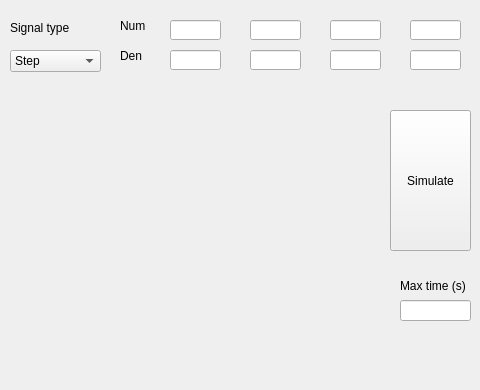
   <widget class="QWidget" name="tab_4">
    <attribute name="title">
     <string>Simulation</string>
    </attribute>
    <widget class="QLabel" name="sim_den_label">
     <property name="geometry">
      <rect>
       <x>120</x>
       <y>40</y>
       <width>51</width>
       <height>31</height>
      </rect>
     </property>
     <property name="text">
      <string>Den</string>
     </property>
    </widget>
    <widget class="QLabel" name="sim_num_label">
     <property name="geometry">
      <rect>
       <x>120</x>
       <y>10</y>
       <width>51</width>
       <height>31</height>
      </rect>
     </property>
     <property name="text">
      <string>Num</string>
     </property>
    </widget>
    <widget class="QLineEdit" name="sim_num1">
     <property name="geometry">
      <rect>
       <x>330</x>
       <y>20</y>
       <width>51</width>
       <height>20</height>
      </rect>
     </property>
    </widget>
    <widget class="QLineEdit" name="sim_den3">
     <property name="geometry">
      <rect>
       <x>170</x>
       <y>50</y>
       <width>51</width>
       <height>20</height>
      </rect>
     </property>
    </widget>
    <widget class="QLineEdit" name="sim_num2">
     <property name="geometry">
      <rect>
       <x>250</x>
       <y>20</y>
       <width>51</width>
       <height>20</height>
      </rect>
     </property>
    </widget>
    <widget class="QLineEdit" name="sim_den0">
     <property name="geometry">
      <rect>
       <x>410</x>
       <y>50</y>
       <width>51</width>
       <height>20</height>
      </rect>
     </property>
    </widget>
    <widget class="QLineEdit" name="sim_num3">
     <property name="geometry">
      <rect>
       <x>170</x>
       <y>20</y>
       <width>51</width>
       <height>20</height>
      </rect>
     </property>
    </widget>
    <widget class="QLineEdit" name="sim_num0">
     <property name="geometry">
      <rect>
       <x>410</x>
       <y>20</y>
       <width>51</width>
       <height>20</height>
      </rect>
     </property>
    </widget>
    <widget class="QLineEdit" name="sim_den1">
     <property name="geometry">
      <rect>
       <x>330</x>
       <y>50</y>
       <width>51</width>
       <height>20</height>
      </rect>
     </property>
    </widget>
    <widget class="QLineEdit" name="sim_den2">
     <property name="geometry">
      <rect>
       <x>250</x>
       <y>50</y>
       <width>51</width>
       <height>20</height>
      </rect>
     </property>
    </widget>
    <widget class="QLabel" name="sim_tiposenal_label">
     <property name="geometry">
      <rect>
       <x>10</x>
       <y>20</y>
       <width>111</width>
       <height>16</height>
      </rect>
     </property>
     <property name="text">
      <string>Signal type</string>
     </property>
    </widget>
    <widget class="QComboBox" name="sim_tiposenal">
     <property name="geometry">
      <rect>
       <x>10</x>
       <y>50</y>
       <width>91</width>
       <height>22</height>
      </rect>
     </property>
     <item>
      <property name="text">
       <string>Step</string>
      </property>
     </item>
     <item>
      <property name="text">
       <string>Ramp</string>
      </property>
     </item>
     <item>
      <property name="text">
       <string>Impulse</string>
      </property>
     </item>
    </widget>
    <widget class="QWidget" name="forced_response_2" native="true">
     <property name="geometry">
      <rect>
       <x>10</x>
       <y>80</y>
       <width>361</width>
       <height>301</height>
      </rect>
     </property>
     <widget class="QWidget" name="verticalLayoutWidget_4">
      <property name="geometry">
       <rect>
        <x>0</x>
        <y>0</y>
        <width>361</width>
        <height>291</height>
       </rect>
      </property>
      <layout class="QVBoxLayout" name="Layoutsim_response">
       <item>
        <widget class="QWidget" name="sim_response" native="true"/>
       </item>
      </layout>
     </widget>
    </widget>
    <widget class="QPushButton" name="simulation">
     <property name="geometry">
      <rect>
       <x>390</x>
       <y>110</y>
       <width>81</width>
       <height>141</height>
      </rect>
     </property>
     <property name="text">
      <string>Simulate</string>
     </property>
    </widget>
    <widget class="QLineEdit" name="x_scale">
     <property name="geometry">
      <rect>
       <x>400</x>
       <y>300</y>
       <width>71</width>
       <height>21</height>
      </rect>
     </property>
    </widget>
    <widget class="QLabel" name="sim_num_label_2">
     <property name="geometry">
      <rect>
       <x>400</x>
       <y>270</y>
       <width>71</width>
       <height>31</height>
      </rect>
     </property>
     <property name="text">
      <string>Max time (s)</string>
     </property>
    </widget>
   </widget>
